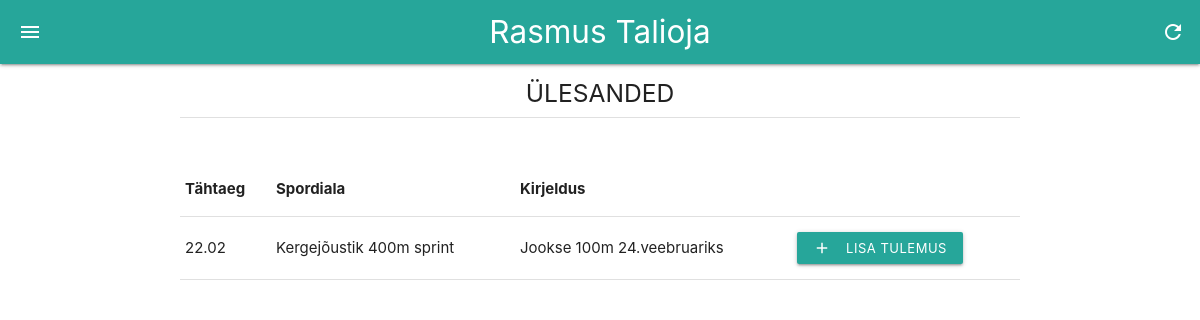
The app's page /tasks (signed in) with its own data.
### main.py (models this page shows, shortened)
class User(UserMixin, db.Model):
    id = db.Column(db.Integer, primary_key=True)
    first_name = db.Column(db.String(30))
    last_name = db.Column(db.String(20))
    email = db.Column(db.String(64), unique=True)
    password = db.Column(db.String(80))
    klass_id = db.Column(db.Integer, db.ForeignKey('klass.id'))
    isikukood = db.Column(db.String(11))
    active = db.Column(db.Boolean())
    confirmed_at = db.Column(db.DateTime())
    logs = db.relationship('Log', backref=db.backref('user', lazy=True))
    trainings = db.relationship('Training', backref=db.backref('user', lazy=True))
    roles = db.relationship('Role', secondary=roles_users, backref=db.backref('user', lazy='dynamic'))

class Task(db.Model):
    id = db.Column(db.Integer, primary_key=True)
    klass_id = db.Column(db.Integer, db.ForeignKey('klass.id'))
    sport_id = db.Column(db.Integer, db.ForeignKey('sport.id'))
    description = db.Column(db.String(255))
    time_tasked = db.Column(db.DateTime())
    deadline = db.Column(db.DateTime())
    logs = db.relationship('Log', backref=db.backref('task', lazy=True))

class Sport(db.Model):
    id = db.Column(db.Integer, primary_key=True)
    sport = db.Column(db.String(40), nullable=False)
    type = db.Column(db.String(40), nullable=False)
    logs = db.relationship('Log', backref=db.backref('sport', lazy=True))
    trainings = db.relationship('Training', backref=db.backref('sport', lazy=True))
    tasks = db.relationship('Task', backref=db.backref('sport', lazy=True))
    def __repr__(self):
        return self.sport + ' ' + self.type

### main.py (the view)
@app.route("/tasks", methods=['POST','GET'])
def tasks():
    if not current_user.klass or not current_user.isikukood:
        return redirect(url_for('seaded'))
    task_list = Task.query.filter_by(klass_id=current_user.klass_id).order_by(desc(Task.deadline))
    return render_template('tasks.html', task_list = task_list)

### templates/tasks.html (shortened to what this page needs)
{% extends "main.html" %}
{% from "_traininghelpers.html" import task_field %}
{% block body %}
  <h5 class="center-align">ÜLESANDED</h5>
  <div class="divider"></div>
  <br>
  <br>
  <table class="table">
    <thead>
      <tr>
        <th scope="col">Tähtaeg</th>
        <th scope="col">Spordiala</th>
        <th scope="col">Kirjeldus</th>
        <th scope="col"></th>
      </tr>
    <tbody>
      {% for task in task_list%}
        <tr>
          <td scope="row">{{ task.deadline.strftime('%d.%m') }}</td>
          <td>{{ task.sport }}</td>
          <td>{{ task.description }}</td>
          <td><a href="/uus_tulemus" class="btn-small">
            <i class="material-icons left hide-on-small-only">add</i>
            <span class="hide-on-small-only">Lisa Tulemus</span>
          </a></td>
        </tr>
      {% endfor%}
    </tbody>
  </table>
{% endblock %}

### templates/main.html (shortened to what this page needs)
<!DOCTYPE html>
<html lang="en">
  <head>
    <link type="text/css" rel="stylesheet" href="static/css/materialize.css"  media="screen,projection"/>
    <link href="../static/css/style.css" rel="stylesheet" type="text/css">
  </head>
  <body>
    <div class="wrapper">
      <div class="navbar-fixed">
        <nav class="teal lighten-1">
          <div class="nav-wrapper ">
            <a href="{{ url_for('home') }}" class="brand-logo center">
              {% if current_user.first_name %}
                {{ current_user.first_name }}
                {{ current_user.last_name }}
              {% else %}
                {{ current_user.email }}
              {% endif %}
            </a>
            <a href="#" data-target="slide-out" class="sidenav-trigger"><i class="material-icons">menu</i></a>
            <ul class="right">
              <li><a href="#" onClick="location.href=location.href"><i class="material-icons">refresh</i></a></li>
            </ul>
          </div>
        </nav>
      </div>
      <div class="container">
        {% block body %}{% endblock %}
      </div>
    </div>
  </body>
</html>

### records on screen
User: first_name "Rasmus", last_name "Talioja"
Task: deadline "22.02", sport "Kergejõustik 400m sprint", description "Jookse 100m 24.veebruariks"
